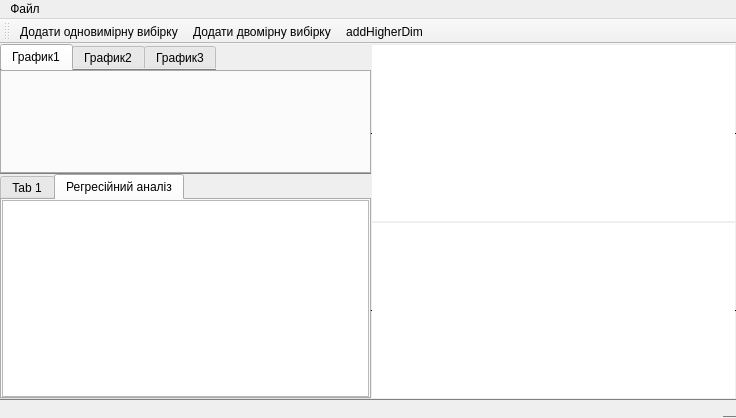
<?xml version="1.0" encoding="UTF-8"?>
<ui version="4.0">
 <class>MainWindow</class>
 <widget class="QMainWindow" name="MainWindow">
  <property name="enabled">
   <bool>true</bool>
  </property>
  <property name="geometry">
   <rect>
    <x>0</x>
    <y>0</y>
    <width>736</width>
    <height>418</height>
   </rect>
  </property>
  <property name="minimumSize">
   <size>
    <width>736</width>
    <height>418</height>
   </size>
  </property>
  <property name="windowTitle">
   <string>MainWindow</string>
  </property>
  <widget class="QWidget" name="centralwidget">
   <property name="minimumSize">
    <size>
     <width>0</width>
     <height>0</height>
    </size>
   </property>
   <layout class="QGridLayout" name="gridLayout">
    <property name="leftMargin">
     <number>0</number>
    </property>
    <property name="topMargin">
     <number>0</number>
    </property>
    <property name="rightMargin">
     <number>0</number>
    </property>
    <property name="bottomMargin">
     <number>0</number>
    </property>
    <item row="0" column="0">
     <widget class="QSplitter" name="splitter_3">
      <property name="minimumSize">
       <size>
        <width>0</width>
        <height>0</height>
       </size>
      </property>
      <property name="orientation">
       <enum>Qt::Horizontal</enum>
      </property>
      <property name="opaqueResize">
       <bool>true</bool>
      </property>
      <property name="handleWidth">
       <number>0</number>
      </property>
      <property name="childrenCollapsible">
       <bool>false</bool>
      </property>
      <widget class="QSplitter" name="splitter_2">
       <property name="minimumSize">
        <size>
         <width>0</width>
         <height>0</height>
        </size>
       </property>
       <property name="orientation">
        <enum>Qt::Vertical</enum>
       </property>
       <property name="opaqueResize">
        <bool>true</bool>
       </property>
       <property name="handleWidth">
        <number>0</number>
       </property>
       <property name="childrenCollapsible">
        <bool>false</bool>
       </property>
       <widget class="QWidget" name="widget" native="true">
        <property name="minimumSize">
         <size>
          <width>130</width>
          <height>130</height>
         </size>
        </property>
        <property name="styleSheet">
         <string notr="true">border-bottom: 1px solid grey</string>
        </property>
        <layout class="QGridLayout" name="gridLayout_2">
         <property name="leftMargin">
          <number>0</number>
         </property>
         <property name="topMargin">
          <number>0</number>
         </property>
         <property name="rightMargin">
          <number>0</number>
         </property>
         <property name="bottomMargin">
          <number>0</number>
         </property>
         <item row="0" column="0">
          <widget class="QTabWidget" name="tabWidget_2">
           <property name="enabled">
            <bool>true</bool>
           </property>
           <property name="currentIndex">
            <number>0</number>
           </property>
           <property name="tabsClosable">
            <bool>false</bool>
           </property>
           <widget class="QWidget" name="tab_3">
            <attribute name="title">
             <string>График1</string>
            </attribute>
            <layout class="QGridLayout" name="gridLayout_3">
             <property name="leftMargin">
              <number>0</number>
             </property>
             <property name="topMargin">
              <number>0</number>
             </property>
             <property name="rightMargin">
              <number>0</number>
             </property>
             <property name="bottomMargin">
              <number>0</number>
             </property>
             <item row="0" column="0">
              <widget class="QCustomPlot" name="FirstPlot" native="true">
               <property name="contextMenuPolicy">
                <enum>Qt::ActionsContextMenu</enum>
               </property>
              </widget>
             </item>
            </layout>
           </widget>
           <widget class="QWidget" name="tab_4">
            <attribute name="title">
             <string>График2</string>
            </attribute>
            <layout class="QGridLayout" name="gridLayout_4">
             <property name="leftMargin">
              <number>0</number>
             </property>
             <property name="topMargin">
              <number>0</number>
             </property>
             <property name="rightMargin">
              <number>0</number>
             </property>
             <property name="bottomMargin">
              <number>0</number>
             </property>
             <item row="0" column="0">
              <widget class="QCustomPlot" name="SecondPlot" native="true"/>
             </item>
            </layout>
           </widget>
           <widget class="QWidget" name="tab_5">
            <property name="enabled">
             <bool>true</bool>
            </property>
            <attribute name="title">
             <string>График3</string>
            </attribute>
            <layout class="QGridLayout" name="gridLayout_5">
             <property name="leftMargin">
              <number>0</number>
             </property>
             <property name="topMargin">
              <number>0</number>
             </property>
             <property name="rightMargin">
              <number>0</number>
             </property>
             <property name="bottomMargin">
              <number>0</number>
             </property>
             <item row="0" column="0">
              <widget class="QCustomPlot" name="ThirdPlot" native="true"/>
             </item>
            </layout>
           </widget>
          </widget>
         </item>
        </layout>
       </widget>
       <widget class="QTabWidget" name="regressionWidget">
        <property name="minimumSize">
         <size>
          <width>130</width>
          <height>130</height>
         </size>
        </property>
        <property name="currentIndex">
         <number>1</number>
        </property>
        <widget class="QWidget" name="tab">
         <attribute name="title">
          <string>Tab 1</string>
         </attribute>
        </widget>
        <widget class="QWidget" name="regression_tab">
         <attribute name="title">
          <string>Регресійний аналіз</string>
         </attribute>
         <layout class="QGridLayout" name="gridLayout_6">
          <property name="leftMargin">
           <number>0</number>
          </property>
          <property name="topMargin">
           <number>0</number>
          </property>
          <property name="rightMargin">
           <number>0</number>
          </property>
          <property name="bottomMargin">
           <number>0</number>
          </property>
          <item row="0" column="0">
           <widget class="QTableView" name="tableView"/>
          </item>
         </layout>
        </widget>
       </widget>
      </widget>
      <widget class="QSplitter" name="splitter">
       <property name="minimumSize">
        <size>
         <width>0</width>
         <height>0</height>
        </size>
       </property>
       <property name="orientation">
        <enum>Qt::Vertical</enum>
       </property>
       <property name="opaqueResize">
        <bool>true</bool>
       </property>
       <property name="handleWidth">
        <number>0</number>
       </property>
       <property name="childrenCollapsible">
        <bool>false</bool>
       </property>
       <widget class="QTreeView" name="treeView">
        <property name="minimumSize">
         <size>
          <width>130</width>
          <height>130</height>
         </size>
        </property>
        <property name="frameShape">
         <enum>QFrame::HLine</enum>
        </property>
        <property name="frameShadow">
         <enum>QFrame::Plain</enum>
        </property>
        <property name="lineWidth">
         <number>1</number>
        </property>
        <property name="midLineWidth">
         <number>0</number>
        </property>
       </widget>
       <widget class="QTreeView" name="treeView_2">
        <property name="minimumSize">
         <size>
          <width>130</width>
          <height>130</height>
         </size>
        </property>
        <property name="frameShape">
         <enum>QFrame::HLine</enum>
        </property>
        <property name="frameShadow">
         <enum>QFrame::Plain</enum>
        </property>
        <property name="lineWidth">
         <number>1</number>
        </property>
        <property name="midLineWidth">
         <number>0</number>
        </property>
       </widget>
      </widget>
     </widget>
    </item>
   </layout>
  </widget>
  <widget class="QMenuBar" name="menubar">
   <property name="geometry">
    <rect>
     <x>0</x>
     <y>0</y>
     <width>736</width>
     <height>22</height>
    </rect>
   </property>
   <widget class="QMenu" name="menu">
    <property name="title">
     <string>Файл</string>
    </property>
   </widget>
   <addaction name="menu"/>
  </widget>
  <widget class="QStatusBar" name="statusbar">
   <property name="styleSheet">
    <string notr="true">border-top: 1px solid grey; height: 1px</string>
   </property>
  </widget>
  <widget class="QToolBar" name="toolBar">
   <property name="windowTitle">
    <string>toolBar</string>
   </property>
   <property name="styleSheet">
    <string notr="true">height: 10px</string>
   </property>
   <attribute name="toolBarArea">
    <enum>TopToolBarArea</enum>
   </attribute>
   <attribute name="toolBarBreak">
    <bool>false</bool>
   </attribute>
   <addaction name="actionAddSample"/>
   <addaction name="actionAddTwoDimSample"/>
   <addaction name="actionaddHigherDim"/>
  </widget>
  <action name="actionAddSample">
   <property name="icon">
    <iconset resource="resource.qrc">
     <normaloff>:/new/img/toolBar/file_add.png</normaloff>:/new/img/toolBar/file_add.png</iconset>
   </property>
   <property name="text">
    <string>Додати одновимірну вибірку</string>
   </property>
  </action>
  <action name="actionAddTwoDimSample">
   <property name="icon">
    <iconset resource="resource.qrc">
     <normaloff>:/new/img/toolBar/file_add.png</normaloff>:/new/img/toolBar/file_add.png</iconset>
   </property>
   <property name="text">
    <string>Додати двомірну вибірку</string>
   </property>
  </action>
  <action name="actionaddHigherDim">
   <property name="icon">
    <iconset resource="resource.qrc">
     <normaloff>:/new/img/toolBar/file_add.png</normaloff>:/new/img/toolBar/file_add.png</iconset>
   </property>
   <property name="text">
    <string>addHigherDim</string>
   </property>
  </action>
 </widget>
 <customwidgets>
  <customwidget>
   <class>QCustomPlot</class>
   <extends>QWidget</extends>
   <header>qcustomplot.h</header>
   <container>1</container>
  </customwidget>
 </customwidgets>
 <resources>
  <include location="resource.qrc"/>
 </resources>
 <connections/>
</ui>
